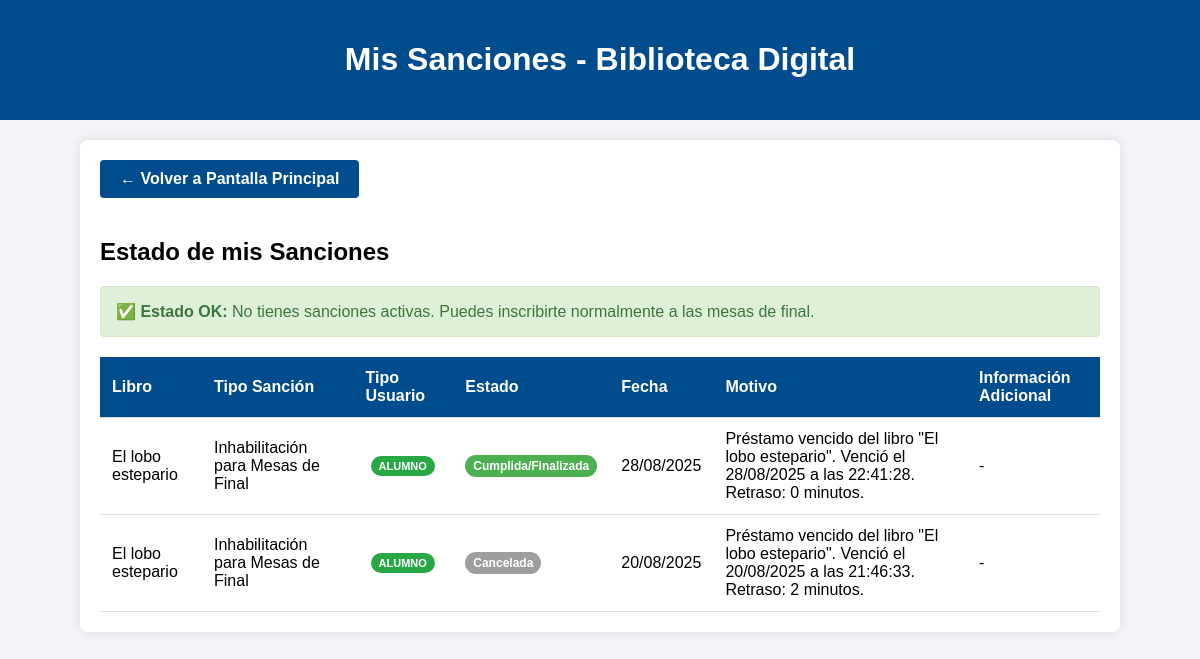
Before: /libros/mis-sanciones/ (signed in) with the older database file.
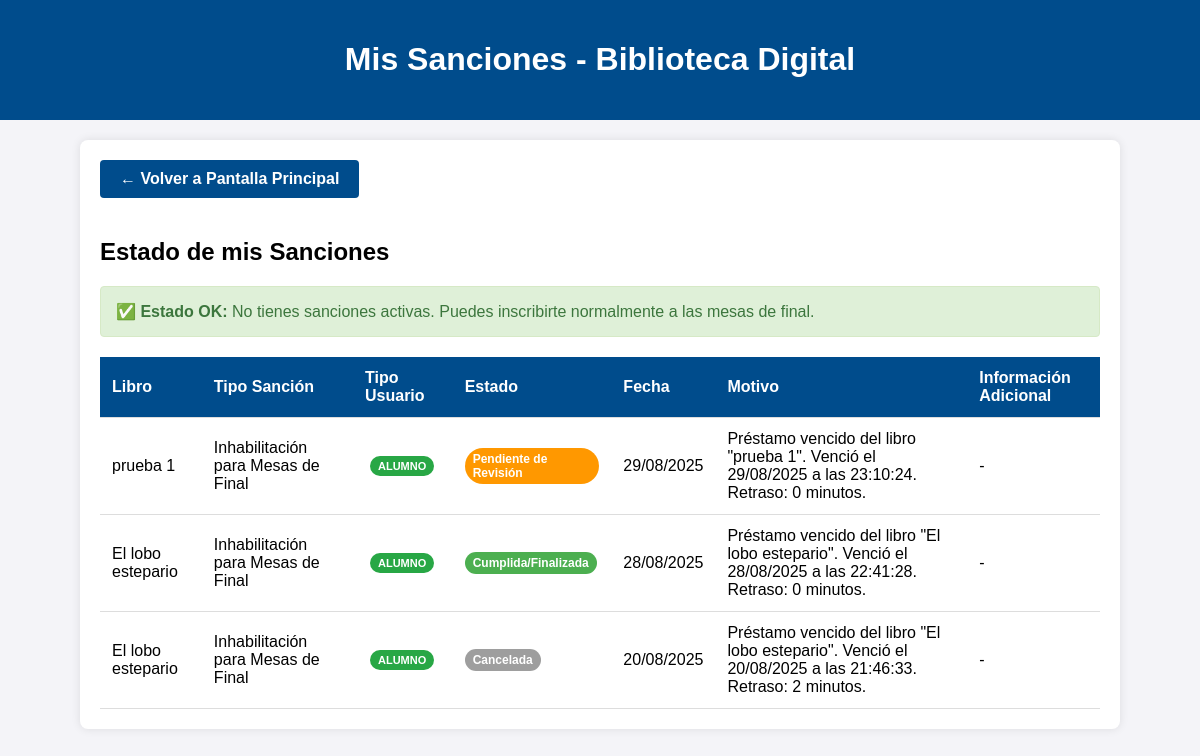
After: the same page with the newer database file.
### libros/models.py (models this page shows, shortened)
class Sancion(models.Model):
    TIPO_CHOICES = (
        ('inhabilitacion_mesas', 'Inhabilitación para Mesas de Final'),
        ('suspension_prestamos', 'Suspensión de Préstamos'),
    )
    ESTADO_CHOICES = (
        ('pendiente', 'Pendiente de Revisión'),
        ('confirmada', 'Confirmada'),
        ('cancelada', 'Cancelada'),
        ('cumplida', 'Cumplida/Finalizada'),
    )
    TIPO_USUARIO_SANCION_CHOICES = (
        ('alumno', 'Alumno'),
        ('docente', 'Docente'),
    )
    id_sancion = models.AutoField(primary_key=True)
    usuario = models.ForeignKey(Usuario, on_delete=models.CASCADE, related_name='sanciones')
    prestamo = models.ForeignKey(Prestamo, on_delete=models.CASCADE, related_name='sanciones')
    tipo_sancion = models.CharField(max_length=30, choices=TIPO_CHOICES, default='inhabilitacion_mesas')
    estado = models.CharField(max_length=15, choices=ESTADO_CHOICES, default='pendiente')
    tipo_usuario_sancion = models.CharField(
        max_length=10,
        choices=TIPO_USUARIO_SANCION_CHOICES,
        default='alumno',
        help_text="Tipo de usuario al que se aplica la sanción"
    )
    fecha_suspension_hasta = models.DateTimeField(
        null=True,
        blank=True,
        help_text="Fecha hasta la que está suspendido el docente (3 meses)"
    )
    acumulado_sanciones = models.IntegerField(
        default=0,
        help_text="Número de sanciones acumuladas del docente"
    )
    fecha_creacion = models.DateTimeField(auto_now_add=True)
    fecha_confirmacion = models.DateTimeField(null=True, blank=True)
    fecha_finalizacion = models.DateTimeField(null=True, blank=True)
    motivo = models.TextField(default='Préstamo vencido')
    observaciones_bibliotecaria = models.TextField(blank=True, null=True)
    libro_devuelto_catalogo = models.BooleanField(default=False)
    fecha_devolucion_catalogo = models.DateTimeField(null=True, blank=True)
    class Meta:
        ordering = ['-fecha_creacion']

class Prestamo(models.Model):
    ESTADO_CHOICES = (
        ('solicitado', 'Reserva Solicitada'),
        ('aprobado_reserva', 'Reserva Aprobada'),
        ('aprobado', 'Préstamo Activo'),
        ('rechazado', 'Reserva Rechazada'),
        ('finalizado', 'Finalizado'),
        ('vencido', 'Vencido'),
    )
    TIPO_CHOICES = (
        ('domicilio', 'Préstamo a Domicilio'),
        ('aula', 'Préstamo en Aula'),
    )
    TIPO_USUARIO_CHOICES = (
        ('alumno', 'Alumno'),
        ('profesor', 'Profesor'),
    )
    id_prestamo = models.AutoField(primary_key=True)
    usuario = models.ForeignKey(Usuario, on_delete=models.CASCADE, related_name='prestamos_usuario', null=True, blank=True)
    nombre_usuario = models.CharField(max_length=255)
    email_usuario = models.EmailField()
    libro = models.ForeignKey(Libro, on_delete=models.CASCADE, related_name='prestamos')
    fecha_solicitud = models.DateTimeField(auto_now_add=True)
    fecha_aprobacion = models.DateTimeField(null=True, blank=True)
    fecha_devolucion_programada = models.DateTimeField(null=True, blank=True)
    fecha_devolucion_real = models.DateTimeField(null=True, blank=True)
    fecha_limite_reserva = models.DateTimeField(null=True, blank=True)
    estado = models.CharField(max_length=20, choices=ESTADO_CHOICES, default='solicitado')
    tipo_prestamo = models.CharField(max_length=10, choices=TIPO_CHOICES, default='domicilio')
    tipo_usuario = models.CharField(max_length=10, choices=TIPO_USUARIO_CHOICES, default='alumno')
    motivo_rechazo = models.TextField(blank=True, null=True)
    observaciones = models.TextField(blank=True, null=True)
    fecha_retiro_real = models.DateTimeField(null=True, blank=True)
    extension_solicitada = models.BooleanField(default=False)
    fecha_extension = models.DateTimeField(null=True, blank=True)
    motivo_extension = models.TextField(blank=True, null=True)

class Inventario(models.Model):
    id_inventario = models.AutoField(primary_key=True)
    estado = models.CharField(max_length=255, null=True, default="Disponible")
    motivo_baja = models.CharField(max_length=255, null=True)
    descripcion = models.TextField(null=True)
    num_ejemplar = models.IntegerField(null=True)
    imagen_rota = models.ImageField(
        upload_to='imagenes_rota/', null=True, blank=True)

class Libro(Inventario):
    id_libro = models.AutoField(primary_key=True)
    titulo = models.CharField(max_length=255)
    autor = models.CharField(max_length=255)
    editorial = models.CharField(max_length=255)
    clasificacion_cdu = models.CharField(max_length=255, null=False, default='Sin clasificar')
    siglas_autor_titulo = models.CharField(max_length=255, null=False, default='ABC')
    num_inventario = models.IntegerField(null=False, default=1)
    resumen = models.TextField()
    etiqueta_palabra_clave = models.TextField(default='Roma,Historia,Clasica')
    sede = models.TextField(default='La Plata')
    disponibilidad = models.CharField(max_length=255, null=True, default="Disponible")
    observaciones = models.TextField(default='Esta es una observación')
    img = models.URLField()

### libros/views.py (the view)
# urls.py: path('mis-sanciones/', views.mis_sanciones, name='mis_sanciones'),
@login_required
def mis_sanciones(request):
    sanciones = Sancion.objects.filter(usuario=request.user).order_by('-fecha_creacion')
    sanciones_activas = sanciones.filter(estado='confirmada')
    context = {
        'sanciones': sanciones,
        'sanciones_activas': sanciones_activas,
        'tiene_sanciones_activas': sanciones_activas.exists(),
    }
    return render(request, 'libros/mis_sanciones.html', context)

### libros/templates/libros/mis_sanciones.html (shortened to what this page needs)
<!DOCTYPE html>
<html lang="es">
<head>
</head>
<body>
    <header>
        <h1>Mis Sanciones - Biblioteca Digital</h1>
    </header>
    <div class="container">
        <a href="{% url 'pantalla_principal' %}" class="btn-volver">← Volver a Pantalla Principal</a>
        <h2>Estado de mis Sanciones</h2>
        {% if tiene_sanciones_activas %}
            {% if user.perfil == 'docente' %}
                {% if user.tiene_sanciones_criticas %}
                    <div class="alert-critical">
                        <strong>🚫 COMPENSACIÓN REQUERIDA:</strong> Tienes 3 sanciones activas, debes devolver el material y traer un extra a su elección para compensar!
                    </div>
                {% else %}
                    <div class="alert-danger">
                        <strong>⚠️ Suspensión Activa:</strong> Tienes una sanción activa, no puedes solicitar préstamos durante 3 meses.
                    </div>
                {% endif %}
            {% else %}
                <div class="alert-warning">
                    <strong>⚠️ Atención:</strong> Tienes sanciones activas que te impiden inscribirte a mesas de final.
                    Para resolver esta situación, acércate a la biblioteca para devolver el material prestado.
                </div>
            {% endif %}
        {% else %}
            <div class="alert-success">
                {% if user.perfil == 'docente' %}
                    <strong>✅ Estado OK:</strong> No tienes sanciones activas. Puedes solicitar préstamos normalmente.
                {% else %}
                    <strong>✅ Estado OK:</strong> No tienes sanciones activas. Puedes inscribirte normalmente a las mesas de final.
                {% endif %}
            </div>
        {% endif %}
        {% if sanciones %}
        <table>
            <thead>
                <tr>
                    <th>Libro</th>
                    <th>Tipo Sanción</th>
                    <th>Tipo Usuario</th>
                    <th>Estado</th>
                    <th>Fecha</th>
                    <th>Motivo</th>
                    <th>Información Adicional</th>
                </tr>
            </thead>
            <tbody>
                {% for sancion in sanciones %}
                <tr>
                    <td>{{ sancion.prestamo.libro.titulo }}</td>
                    <td>{{ sancion.get_tipo_sancion_display }}</td>
                    <td>
                        {% if sancion.tipo_usuario_sancion == 'docente' %}
                            <span class="tipo-sancion-badge docente-badge">DOCENTE</span>
                        {% else %}
                            <span class="tipo-sancion-badge alumno-badge">ALUMNO</span>
                        {% endif %}
                    </td>
                    <td>
                        <span class="sancion-badge sancion-{{ sancion.estado }}">
                            {{ sancion.get_estado_display }}
                        </span>
                    </td>
                    <td>
                        {% if sancion.estado == 'confirmada' %}
                            {{ sancion.fecha_confirmacion|date:"d/m/Y" }}
                        {% else %}
                            {{ sancion.fecha_creacion|date:"d/m/Y" }}
                        {% endif %}
                    </td>
                    <td>{{ sancion.motivo }}</td>
                    <td>
                        {% if sancion.tipo_usuario_sancion == 'docente' and sancion.estado == 'confirmada' %}
                            {% if sancion.fecha_suspension_hasta %}
                                <strong>Suspendido hasta:</strong><br>
                                {{ sancion.fecha_suspension_hasta|date:"d/m/Y" }}
                            {% endif %}
                            {% if sancion.acumulado_sanciones > 0 %}
                                <br><strong>Sanciones acumuladas:</strong> {{ sancion.acumulado_sanciones }}
                                {% if sancion.acumulado_sanciones >= 3 %}
                                    <br><span style="color: #d32f2f; font-weight: bold;">¡COMPENSACIÓN REQUERIDA!</span>
                                {% endif %}
                            {% endif %}
                        {% elif sancion.tipo_usuario_sancion == 'alumno' and sancion.estado == 'confirmada' %}
                            <span style="color: #f44336;">Inhabilitado para mesas de final</span>
                        {% else %}
                            -
                        {% endif %}
                    </td>
                </tr>
                {% endfor %}
            </tbody>
        </table>
        {% else %}
        <p style="text-align: center; color: #666; font-style: italic;">
            No tienes sanciones registradas.
        </p>
        {% endif %}
    </div>
</body>
</html>

### libros/templates/libros/mis_sanciones.html (style rules this page uses)
body { font-family: 'Calibri', 'Arial', sans-serif; background-color: #f4f4f8; margin: 0; padding: 0; }
header { background-color: #004c8c; color: white; text-align: center; padding: 20px; }
.container { max-width: 1000px; margin: 20px auto; background-color: white; padding: 20px; border-radius: 8px; box-shadow: 0 0 10px rgba(0, 0, 0, 0.1); }
.btn-volver { display: inline-block; padding: 10px 20px; background-color: #004c8c; color: white; text-decoration: none; border-radius: 4px; margin-bottom: 20px; font-weight: bold; }
.alert-success { background-color: #dff0d8; border: 1px solid #d6e9c6; color: #3c763d; padding: 15px; border-radius: 4px; margin-bottom: 20px; }
table { width: 100%; border-collapse: collapse; margin-top: 20px; }
th, td { padding: 12px; text-align: left; border-bottom: 1px solid #ddd; }
th { background-color: #004c8c; color: white; }
.sancion-badge { display: inline-block; padding: 4px 8px; border-radius: 20px; font-size: 12px; font-weight: bold; color: white; }
.sancion-pendiente { background-color: #ff9800; }
.sancion-cancelada { background-color: #9e9e9e; }
.sancion-cumplida { background-color: #4caf50; }
.tipo-sancion-badge { display: inline-block; padding: 4px 8px; border-radius: 12px; font-size: 11px; font-weight: bold; color: white; margin-left: 5px; }
.alumno-badge { background-color: #28a745; }

Changed rows visible on the page:
added Sancion: prestamo.libro.titulo "prueba 1", tipo_sancion "Inhabilitación para Mesas de Final", tipo_usuario_sancion "ALUMNO", estado "Pendiente de Revisión", fecha_creacion "29/08/2025", motivo "Préstamo vencido del libro \"prueba 1\". Venció el 29/08/2025 a las 23:10:24. Retraso: 0 minutos."
